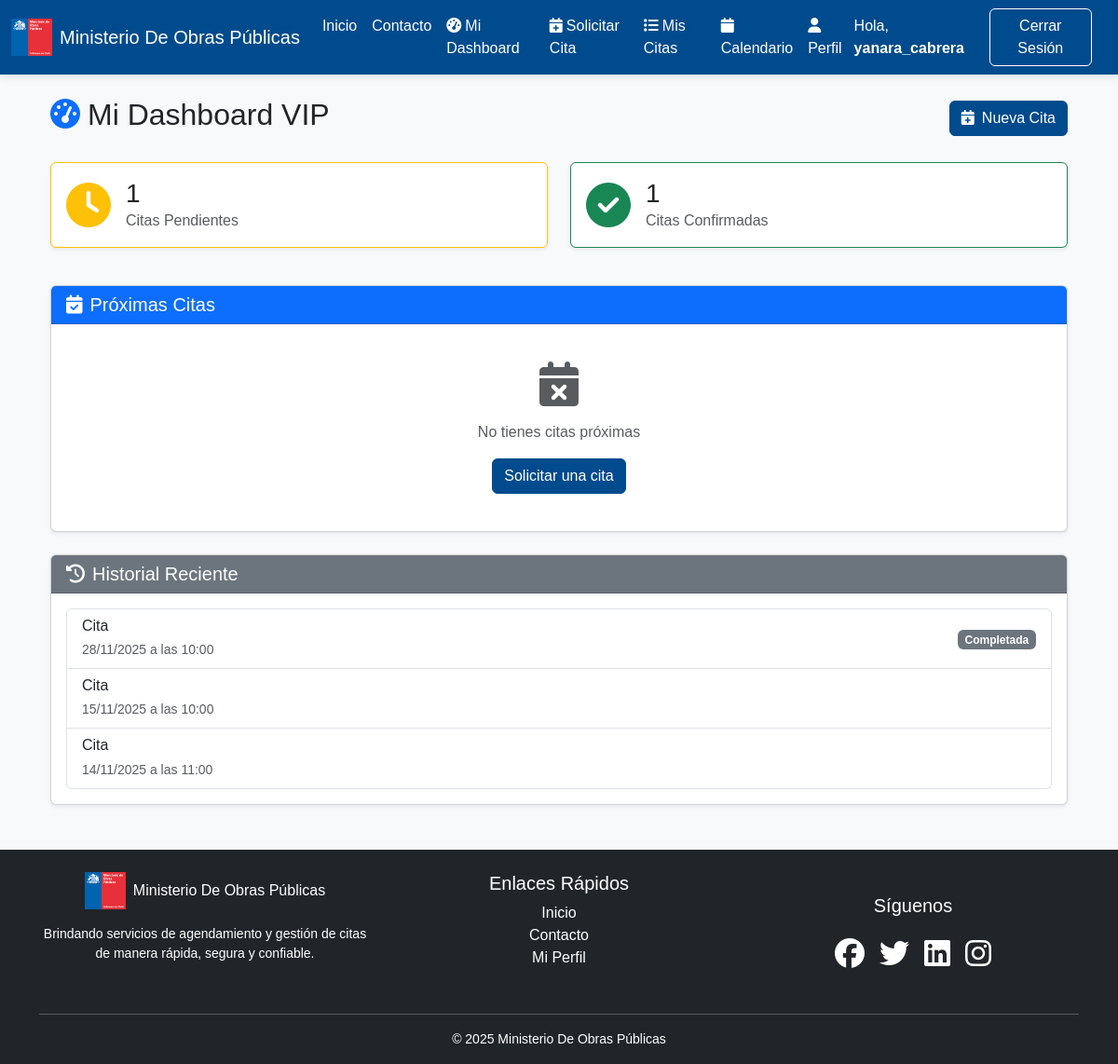
Screenshot of /vip/dashboard/ (signed in) with the database file from the repository.
### aplicacion/models.py (models this page shows, shortened)
class Aplicacion(models.Model):
    STATUS_CHOICES = [
        ('pending', 'Pendiente'),
        ('confirmed', 'Confirmada'),
        ('cancelled', 'Cancelada'),
        ('completed', 'Completada'),
    ]
    user = models.ForeignKey(User, on_delete=models.CASCADE, related_name='citas')
    title = models.CharField(max_length=200, default="Cita")
    date = models.DateField()
    time = models.TimeField()
    status = models.CharField(max_length=20, choices=STATUS_CHOICES, default='pending')
    notes = models.TextField(blank=True, verbose_name="Notas del cliente")
    approved_by = models.ForeignKey(User, on_delete=models.SET_NULL, null=True, blank=True, related_name='citas_aprobadas')
    admin_notes = models.TextField(blank=True, verbose_name="Notas internas")
    created_at = models.DateTimeField(auto_now_add=True)
    updated_at = models.DateTimeField(auto_now=True)
    class Meta:
        ordering = ['date', 'time']
        verbose_name = 'Cita'
        verbose_name_plural = 'Citas'

### aplicacion/views.py (the view)
# urls.py: path("vip/dashboard/", views.vip_dashboard, name="vip_dashboard"),
@vip_required
def vip_dashboard(request):
    user_citas = Aplicacion.objects.filter(user=request.user)
    pending_count = user_citas.filter(status='pending').count()
    confirmed_count = user_citas.filter(status='confirmed').count()
    upcoming = user_citas.filter(
        date__gte=timezone.now().date(),
        status__in=['pending', 'confirmed']
    ).order_by('date', 'time')[:5]
    history = user_citas.filter(
        Q(date__lt=timezone.now().date()) | Q(status__in=['cancelled', 'completed'])
    ).order_by('-date', '-time')[:10]
    context = {
        'pending_count': pending_count,
        'confirmed_count': confirmed_count,
        'upcoming': upcoming,
        'history': history,
    }
    return render(request, "vip/dashboard.html", context)

### templates/vip/dashboard.html (shortened to what this page needs)
{% extends "base.html" %}
{% load static %}
{% block content %}
<div class="container mt-4">
  <div class="d-flex justify-content-between align-items-center mb-4">
    <h2><i class="fas fa-tachometer-alt text-primary me-2"></i>Mi Dashboard VIP</h2>
    <a href="{% url 'request_appointment' %}" class="btn btn-primary">
      <i class="fas fa-calendar-plus me-2"></i>Nueva Cita
    </a>
  </div>
  <div class="row mb-4">
    <div class="col-md-6 mb-3">
      <div class="card border-warning shadow-sm">
        <div class="card-body d-flex align-items-center">
          <div class="me-3">
            <i class="fas fa-clock fa-3x text-warning"></i>
          </div>
          <div>
            <h3 class="mb-0">{{ pending_count }}</h3>
            <p class="text-muted mb-0">Citas Pendientes</p>
          </div>
        </div>
      </div>
    </div>
    <div class="col-md-6 mb-3">
      <div class="card border-success shadow-sm">
        <div class="card-body d-flex align-items-center">
          <div class="me-3">
            <i class="fas fa-check-circle fa-3x text-success"></i>
          </div>
          <div>
            <h3 class="mb-0">{{ confirmed_count }}</h3>
            <p class="text-muted mb-0">Citas Confirmadas</p>
          </div>
        </div>
      </div>
    </div>
  </div>
  <div class="card shadow-sm mb-4">
    <div class="card-header bg-primary text-white">
      <h5 class="mb-0"><i class="fas fa-calendar-check me-2"></i>Próximas Citas</h5>
    </div>
    <div class="card-body">
      {% if upcoming %}
        <div class="table-responsive">
          <table class="table table-hover">
            <thead>
              <tr>
                <th>Título</th>
                <th>Fecha</th>
                <th>Hora</th>
                <th>Estado</th>
                <th>Acciones</th>
              </tr>
            </thead>
            <tbody>
              {% for cita in upcoming %}
                <tr>
                  <td>{{ cita.title }}</td>
                  <td>{{ cita.date|date:"d/m/Y" }}</td>
                  <td>{{ cita.time|time:"H:i" }}</td>
                  <td>
                    {% if cita.status == 'pending' %}
                      <span class="badge bg-warning">Pendiente</span>
                    {% elif cita.status == 'confirmed' %}
                      <span class="badge bg-success">Confirmada</span>
                    {% endif %}
                  </td>
                  <td>
                    {% if cita.status in 'pending,confirmed' %}
                      <a href="{% url 'cancel_appointment' cita.id %}" class="btn btn-sm btn-outline-danger"
                         onclick="return confirm('¿Seguro que deseas cancelar esta cita?')">
                        <i class="fas fa-times"></i> Cancelar
                      </a>
                    {% endif %}
                  </td>
                </tr>
              {% endfor %}
            </tbody>
          </table>
        </div>
      {% else %}
        <div class="text-center py-4">
          <i class="fas fa-calendar-times fa-3x text-muted mb-3"></i>
          <p class="text-muted">No tienes citas próximas</p>
          <a href="{% url 'request_appointment' %}" class="btn btn-primary">Solicitar una cita</a>
        </div>
      {% endif %}
    </div>
  </div>
  <div class="card shadow-sm">
    <div class="card-header bg-secondary text-white">
      <h5 class="mb-0"><i class="fas fa-history me-2"></i>Historial Reciente</h5>
    </div>
    <div class="card-body">
      {% if history %}
        <div class="list-group">
          {% for cita in history %}
            <div class="list-group-item">
              <div class="d-flex justify-content-between align-items-center">
                <div>
                  <h6 class="mb-1">{{ cita.title }}</h6>
                  <small class="text-muted">{{ cita.date|date:"d/m/Y" }} a las {{ cita.time|time:"H:i" }}</small>
                </div>
                <div>
                  {% if cita.status == 'completed' %}
                    <span class="badge bg-secondary">Completada</span>
                  {% elif cita.status == 'cancelled' %}
                    <span class="badge bg-danger">Cancelada</span>
                  {% endif %}
                </div>
              </div>
            </div>
          {% endfor %}
        </div>
      {% else %}
        <p class="text-muted text-center">No hay historial disponible</p>
      {% endif %}
    </div>
  </div>
</div>
{% endblock %}

### templates/base.html (shortened to what this page needs)
{% load static %}
<!DOCTYPE html>
<html lang="es">
<head>
  <link href="https://cdn.jsdelivr.net/npm/bootstrap@5.3.3/dist/css/bootstrap.min.css" rel="stylesheet">
  <link rel="stylesheet" href="https://cdnjs.cloudflare.com/ajax/libs/font-awesome/6.5.0/css/all.min.css">
</head>
<body>
  <nav class="navbar navbar-expand-lg navbar-dark">
    <div class="container-fluid">
      <a class="navbar-brand d-flex align-items-center" href="{% url 'home' %}">
        <img src="{% static 'img/logo.png' %}" alt="Logo MOP" height="40" class="me-2">
        <span>Ministerio De Obras Públicas</span>
      </a>
      <div class="collapse navbar-collapse justify-content-end" id="navbarNav">
        <ul class="navbar-nav">
          <li class="nav-item"><a class="nav-link" href="{% url 'home' %}">Inicio</a></li>
          <li class="nav-item"><a class="nav-link" href="{% url 'contact' %}">Contacto</a></li>
          {% if user.is_authenticated %}
            {% if 'VIP' in user.groups.values_list|first or user.groups.filter.name__contains %}
            {% for group in user.groups.all %}
              {% if group.name == 'VIP' %}
                <li class="nav-item"><a class="nav-link" href="{% url 'vip_dashboard' %}"><i class="fas fa-tachometer-alt me-1"></i>Mi Dashboard</a></li>
                <li class="nav-item"><a class="nav-link" href="{% url 'request_appointment' %}"><i class="fas fa-calendar-plus me-1"></i>Solicitar Cita</a></li>
                <li class="nav-item"><a class="nav-link" href="{% url 'my_appointments' %}"><i class="fas fa-list me-1"></i>Mis Citas</a></li>
                <li class="nav-item"><a class="nav-link" href="{% url 'calendar' %}"><i class="fas fa-calendar me-1"></i>Calendario</a></li>
              {% endif %}
            {% endfor %}
            {% endif %}
            <li class="nav-item"><a class="nav-link" href="{% url 'profile' %}"><i class="fas fa-user me-1"></i>Perfil</a></li>
          {% endif %}
        </ul>
        {% if user.is_authenticated %}
          <span class="navbar-text me-2">Hola, <strong>{{ user.username }}</strong></span>
          <a class="btn btn-outline-light text-white border-white me-3" href="{% url 'logout' %}">Cerrar Sesión</a>
        {% else %}
          <a class="btn btn-outline-light me-2" href="{% url 'login' %}">Iniciar Sesión</a>
          <a class="btn btn-success" href="{% url 'register' %}">Registro</a>
        {% endif %}
      </div>
    </div>
  </nav>
  <main class="container mt-4">
    {% block content %}{% endblock %}
  </main>
  <footer class="bg-dark text-white mt-5 pt-4 pb-3 footer-hover">
    <div class="container">
      <div class="row">
        <div class="col-md-4 mb-3 d-flex flex-column align-items-center">
          <a class="d-flex align-items-center mb-2 text-white text-decoration-none" href="{% url 'home' %}">
            <img src="{% static 'img/logo.png' %}" alt="Logo MOP" height="40" class="me-2">
            <span>Ministerio De Obras Públicas</span>
          </a>
          <p class="small mt-2 text-center">
            Brindando servicios de agendamiento y gestión de citas de manera rápida, segura y confiable.
          </p>
        </div>
        <div class="col-md-4 mb-3 d-flex flex-column align-items-center">
          <h5>Enlaces Rápidos</h5>
          <ul class="list-unstyled text-center">
            <li><a href="{% url 'home' %}" class="text-white text-decoration-none footer-link">Inicio</a></li>
            <li><a href="{% url 'contact' %}" class="text-white text-decoration-none footer-link">Contacto</a></li>
            {% if user.is_authenticated %}
              <li><a href="{% url 'profile' %}" class="text-white text-decoration-none footer-link">Mi Perfil</a></li>
            {% endif %}
          </ul>
        </div>
        <div class="col-md-4 d-flex flex-column justify-content-center align-items-center">
          <h5 class="mb-3">Síguenos</h5>
          <div class="d-flex justify-content-center align-items-center gap-3">
            <a href="#" class="social-icon"><i class="fab fa-facebook"></i></a>
            <a href="#" class="social-icon"><i class="fab fa-twitter"></i></a>
            <a href="#" class="social-icon"><i class="fab fa-linkedin"></i></a>
            <a href="#" class="social-icon"><i class="fab fa-instagram"></i></a>
          </div>
        </div>
      </div>
      <hr class="bg-light">
      <div class="text-center small">
        &copy; 2025 Ministerio De Obras Públicas
      </div>
    </div>
  </footer>
</body>
</html>

### templates/base.html (style rules this page uses)
body { background: #f8f9fa; font-family: "Poppins", sans-serif; }
.navbar { background: linear-gradient(90deg, #004b8d, #004b8d); box-shadow: 0 2px 10px rgba(0, 0, 0, 0.1); }
.navbar-brand img { height: 40px; margin-right: 10px; }
.navbar-brand, .nav-link, .navbar-text { color: #fff !important; }
.btn-primary { background-color: #004b8d !important; border-color: #004b8d !important; }
footer { background: #004b8d; color: #fff; text-align: center; padding: 15px 0; margin-top: 40px; }
.footer-hover { transition: transform 0.3s ease, box-shadow 0.3s ease; }
.footer-link { color: #ffffff !important; transition: color 0.3s, text-decoration 0.3s; }
.social-icon { color: #ffffff !important; font-size: 2rem; transition: transform 0.3s, color 0.3s; }

### rows the page displays
Aplicacion: title "Cita", date "28/11/2025", time "10:00", status "Completada"
Aplicacion: title "Cita", date "15/11/2025", time "10:00"
Aplicacion: title "Cita", date "14/11/2025", time "11:00"

### other values shown
{{ user.username }} "yanara_cabrera"
{{ pending_count }} "1"
{{ confirmed_count }} "1"
